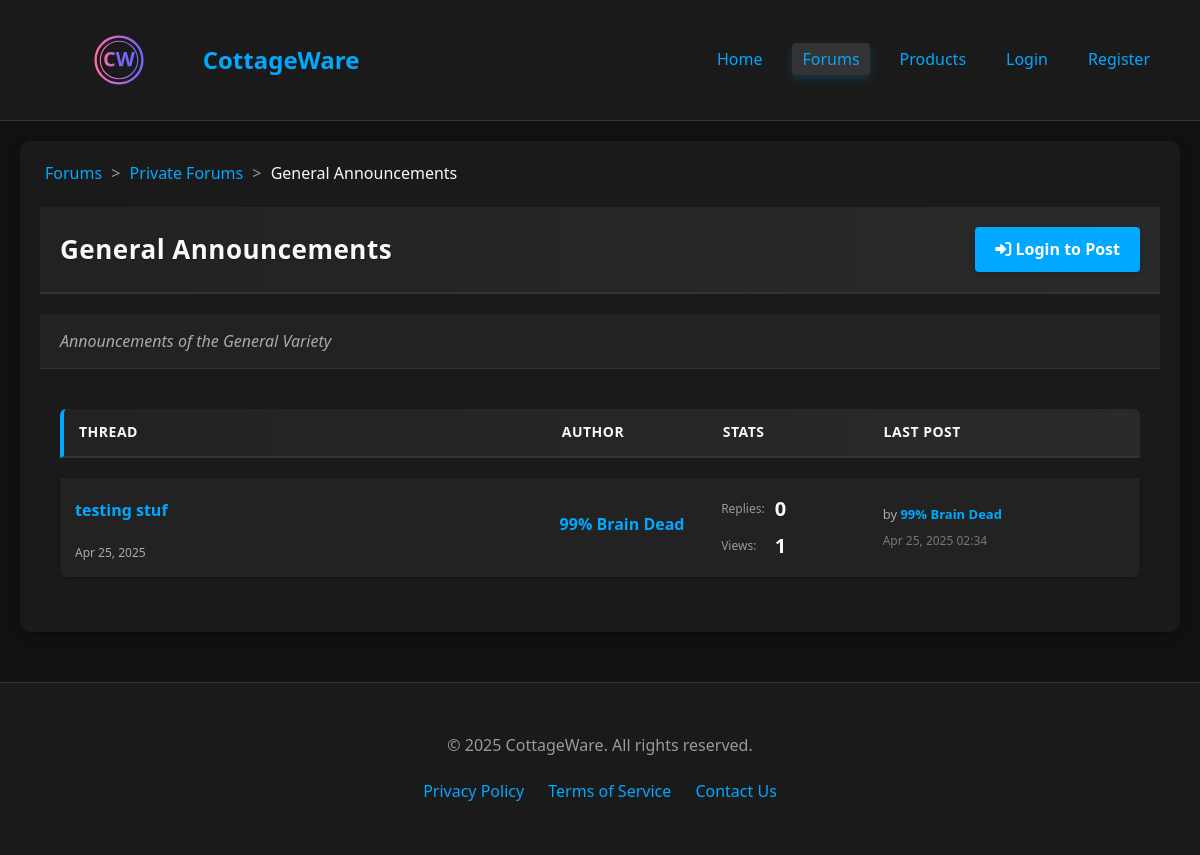
Screenshot of /forum/1 with the database file from the repository.
### models.py (models this page shows, shortened)
class Forum(Base):
    __tablename__ = "forums"
    ACCESS_PUBLIC = 0  # Everyone can access
    ACCESS_REGISTERED = 1  # Only registered users
    ACCESS_CUSTOMER = 2  # Only customers (tier 2+)
    ACCESS_MODERATOR = 3  # Only moderators (tier 3+)
    ACCESS_ADMIN = 4  # Only admins (tier 4+)
    ACCESS_OWNER = 5  # Only owner (tier 5)
    id = Column(Integer, primary_key=True, index=True)
    category_id = Column(Integer, ForeignKey("categories.id"))
    name = Column(String(100))
    description = Column(String(255))
    order = Column(Integer, default=0)
    is_public = Column(Boolean, default=True)
    access_level = Column(Integer, default=0)  # Default to public access
    category = relationship("Category", back_populates="forums")
    threads = relationship("Thread", back_populates="forum")

class Thread(Base):
    __tablename__ = "threads"
    id = Column(Integer, primary_key=True, index=True)
    forum_id = Column(Integer, ForeignKey("forums.id"))
    author_id = Column(Integer, ForeignKey("users.id"))
    title = Column(String(255))
    content = Column(Text)
    created_at = Column(DateTime, default=func.now())
    updated_at = Column(DateTime, default=func.now(), onupdate=func.now())
    is_sticky = Column(Boolean, default=False)
    is_locked = Column(Boolean, default=False)
    views = Column(Integer, default=0)
    forum = relationship("Forum", back_populates="threads")
    author = relationship("User", back_populates="threads")
    posts = relationship("Post", back_populates="thread")

class UserProfile(Base):
    __tablename__ = "user_profiles"
    TIER_UNREGISTERED = 0
    TIER_REGISTERED = 1
    TIER_CUSTOMER = 2
    TIER_MODERATOR = 3
    TIER_ADMIN = 4
    TIER_OWNER = 5
    id = Column(Integer, primary_key=True, index=True)
    user_id = Column(Integer, ForeignKey("users.id"), unique=True)
    display_name = Column(String(32), nullable=True)  # Display name (1-32 chars)
    bio = Column(Text, nullable=True)
    location = Column(String(100), nullable=True)
    website = Column(String(255), nullable=True)
    signature = Column(Text, nullable=True)
    account_tier = Column(Integer, default=1)  # Default to registered
    reputation = Column(Integer, default=0)
    discord = Column(String(100), nullable=True)
    user = relationship("User", back_populates="profile")

### main.py (the view)
@app.get("/forum/{forum_id}", response_class=HTMLResponse)
async def read_forum_detail(forum_id: int, request: Request, db: Session = Depends(get_db), current_user: User = Depends(get_optional_user)):
    forum = db.query(Forum).filter(Forum.id == forum_id).first()
    if not forum:
        raise HTTPException(status_code=404, detail="Forum not found")
    threads = db.query(Thread).filter(Thread.forum_id == forum_id).order_by(Thread.is_sticky.desc(), Thread.updated_at.desc()).all()
    return templates.TemplateResponse(
        "forum_detail.html",
        {
            "request": request,
            "current_user": current_user,
            "forum": forum,
            "threads": threads
        }
    )

### templates/forum_detail.html (shortened to what this page needs)
<!DOCTYPE html>
<html lang="en">
<head>
  <link rel="stylesheet" href="/static/style.css">
  <link rel="stylesheet" href="/static/css/forum-improvements.css">
  <link rel="stylesheet" href="https://cdnjs.cloudflare.com/ajax/libs/font-awesome/6.0.0-beta3/css/all.min.css">
</head>
<body>
  {% include 'includes/navbar.html' %}
  <main class="container">
    <section class="forum-detail">
      <div class="forum-breadcrumb">
        <a href="/forum">Forums</a> &gt;
        <a href="/forum/private">Private Forums</a> &gt;
        <span>{{ forum.name }}</span>
      </div>
      <div class="forum-header">
        <h2 class="forum-title">{{ forum.name }}</h2>
        {% if current_user %}
          <a href="/forum/{{ forum.id }}/new-thread" class="btn">
            <i class="fas fa-plus"></i> New Thread
          </a>
        {% else %}
          <a href="/login?next=/forum/{{ forum.id }}/new-thread" class="btn">
            <i class="fas fa-sign-in-alt"></i> Login to Post
          </a>
        {% endif %}
      </div>
      <div class="forum-description">
        <p>{{ forum.description }}</p>
      </div>
      <div class="threads-list">
        {% if threads %}
          <div class="thread-header">
            <div class="thread-title-col">Thread</div>
            <div class="thread-author-col">Author</div>
            <div class="thread-stats-col">Stats</div>
            <div class="thread-last-post-col">Last Post</div>
          </div>
          {% for thread in threads %}
            <div class="thread-item {% if thread.is_sticky %}sticky{% endif %} {% if thread.is_locked %}locked{% endif %}">
              <div class="thread-title-col">
                <a href="/thread/{{ thread.id }}" class="thread-title">{{ thread.title }}</a>
                <div class="thread-created">
                  {{ thread.created_at.strftime('%b %d, %Y') }}
                </div>
              </div>
              <div class="thread-author-col">
                <div class="thread-author">
                  <span class="author-name"><a href="/users/{{ thread.author.username }}.{{ thread.author.id }}" class="user-profile-link">{{ thread.author.profile.display_name or thread.author.username }}</a></span>
                </div>
              </div>
              <div class="thread-stats-col">
                <div class="thread-stats">
                  <div class="thread-replies">
                    <span class="stat-label">Replies:</span>
                    <span class="stat-value">{{ thread.posts|length - 1 if thread.posts|length > 0 else 0 }}</span>
                  </div>
                  <div class="thread-views">
                    <span class="stat-label">Views:</span>
                    <span class="stat-value">{{ thread.views }}</span>
                  </div>
                </div>
              </div>
              <div class="thread-last-post-col">
                {% if thread.posts|length > 0 %}
                  {% set last_post = thread.posts|sort(attribute='created_at')|last %}
                  <div class="thread-last-post">
                    <div class="last-post-author">
                      by <a href="/users/{{ last_post.author.username }}.{{ last_post.author.id }}" class="user-profile-link">{{ last_post.author.profile.display_name or last_post.author.username }}</a>
                    </div>
                    <div class="last-post-time">
                      {{ last_post.created_at.strftime('%b %d, %Y %H:%M') }}
                    </div>
                  </div>
                {% else %}
                  <div class="thread-last-post">
                    <div class="last-post-author">
                      by <a href="/users/{{ thread.author.username }}.{{ thread.author.id }}" class="user-profile-link">{{ thread.author.profile.display_name or thread.author.username }}</a>
                    </div>
                    <div class="last-post-time">
                      {{ thread.created_at.strftime('%b %d, %Y %H:%M') }}
                    </div>
                  </div>
                {% endif %}
              </div>
            </div>
          {% endfor %}
        {% endif %}
      </div>
    </section>
  </main>
  {% include 'includes/footer.html' %}
</body>
</html>

### templates/includes/navbar.html
<header>
  <div class="container">
    <div class="header-content">
      <div class="logo">
        <img src="/static/site-immagery/logo-transparent.svg" alt="CottageWare Logo">
        <h1 class="logo-text">CottageWare</h1>
      </div>
      <nav>
        <ul>
          <li><a href="/" {% if request.url.path == '/' %}class="active"{% endif %}>Home</a></li>
          <li><a href="/forum" {% if '/forum' in request.url.path %}class="active"{% endif %}>Forums</a></li>
          <li><a href="/products" {% if '/products' in request.url.path %}class="active"{% endif %}>Products</a></li>
          {% if current_user %}
            <li><a href="/profile" {% if '/profile' in request.url.path %}class="active"{% endif %}>
              {% if current_user.profile and current_user.profile.display_name %}{{ current_user.profile.display_name }}{% elif current_user.username %}{{ current_user.username }}{% else %}Profile{% endif %}
            </a></li>
            {% if current_user.profile and current_user.profile.account_tier >= 4 %}
            <li><a href="/admin" {% if '/admin' in request.url.path %}class="active"{% endif %}>
              <i class="fas fa-shield-alt"></i> Admin
            </a></li>
            {% endif %}
            <li><a href="/logout">Log out</a></li>
          {% else %}
            <li><a href="/login" {% if '/login' in request.url.path %}class="active"{% endif %}>Login</a></li>
            <li><a href="/register" {% if '/register' in request.url.path %}class="active"{% endif %}>Register</a></li>
          {% endif %}
        </ul>
      </nav>
    </div>
  </div>
</header>

### templates/includes/footer.html (shortened to what this page needs)
<footer>
  <div class="container">
    <p>&copy; <span id="year"></span> CottageWare. All rights reserved.</p>
    <div class="footer-links">
      <a href="/privacy-policy">Privacy Policy</a>
      <a href="/terms-of-service">Terms of Service</a>
      <a href="/contact-us">Contact Us</a>
    </div>
  </div>
</footer>

### static/style.css (style rules this page uses)
* { margin: 0; padding: 0; box-sizing: border-box; font-family: 'Segoe UI', Tahoma, Geneva, Verdana, sans-serif; transition: all 0.3s ease; }
body { background-color: #121212; color: #f8f9fa; line-height: 1.6; }
.container { max-width: 1200px; margin: 0 auto; padding: 20px; }
header { background-color: #1a1a1a; padding: 15px 0; border-bottom: 1px solid #333; }
.header-content { display: flex; justify-content: space-between; align-items: center; padding: 0 20px; }
.logo { display: flex; align-items: center; }
.logo img { height: 50px; margin-right: 5px; }
.logo-text { font-size: 24px; color: #00a8ff; margin: 0; }
nav ul { list-style: none; display: flex; gap: 20px; }
nav a { color: #f8f9fa; text-decoration: none; font-weight: 500; padding: 5px 10px; border-radius: 4px; transition: all 0.3s cubic-bezier(0.25, 0.8, 0.25, 1); }
nav a:hover, nav a.active { background-color: #333; color: #00a8ff; transform: translateY(-2px); box-shadow: 0 4px 8px rgba(0, 168, 255, 0.2); }
a:not(.btn):not([class*="button"]) { color: #00a8ff; text-decoration: none; transition: color 0.2s ease; }
main { padding: 30px 0; }
.stat-value { font-size: 20px; font-weight: bold; color: #00a8ff; }
.stat-label { font-size: 12px; color: #999; }
.btn { padding: 10px 20px; border-radius: 4px; font-size: 16px; font-weight: 500; cursor: pointer; transition: all 0.3s ease; border: none; }
.forum-header { display: flex; justify-content: space-between; align-items: center; margin-bottom: 20px; padding-bottom: 15px; border-bottom: 1px solid #333; }
.forum-title { font-size: 24px; color: #f8f9fa; }
.btn { display: inline-block; padding: 10px 20px; background-color: #00a8ff; color: #fff; text-decoration: none; border-radius: 4px; font-weight: 600; transition: all 0.3s cubic-bezier(0.25, 0.8, 0.25, 1); box-shadow: 0 2px 5px rgba(0, 0, 0, 0.2); }
footer { background-color: #1a1a1a; padding: 30px 0; text-align: center; border-top: 1px solid #333; }
footer p { color: #999; }
.footer-links { margin-top: 20px; }
.footer-links a { color: #f8f9fa; margin: 0 10px; text-decoration: none; transition: color 0.3s; }
.forum-detail { background-color: #1a1a1a; border-radius: 8px; padding: 20px; margin-bottom: 30px; }
.forum-breadcrumb { margin-bottom: 20px; color: #999; }
.forum-breadcrumb a { color: #00a8ff; text-decoration: none; margin: 0 5px; }
.forum-breadcrumb span { color: #f8f9fa; margin-left: 5px; }
.forum-description { margin-bottom: 20px; color: #ccc; padding-bottom: 15px; border-bottom: 1px solid #333; }
.threads-list { margin-top: 20px; }
.thread-header { display: grid; grid-template-columns: 3fr 1fr 1fr 1.5fr; padding: 10px 15px; background-color: #2a2a2a; border-radius: 4px 4px 0 0; font-weight: 600; color: #f8f9fa; }
.thread-item { display: grid; grid-template-columns: 3fr 1fr 1fr 1.5fr; padding: 15px; border-bottom: 1px solid #333; align-items: center; transition: all 0.3s cubic-bezier(0.25, 0.8, 0.25, 1); box-shadow: 0 1px 3px rgba(0, 0, 0, 0.12), 0 1px 2px rgba(0, 0, 0, 0.24); }
.thread-title { color: #f8f9fa; text-decoration: none; font-weight: 500; display: block; margin-bottom: 5px; }
.thread-created { font-size: 12px; color: #999; }
.thread-author { font-size: 14px; color: #00a8ff; }
.thread-stats { display: flex; flex-direction: column; gap: 5px; font-size: 13px; color: #ccc; }
.stat-label { color: #999; margin-right: 5px; }
.thread-last-post { font-size: 13px; }
.last-post-author { color: #00a8ff; margin-bottom: 3px; }
.last-post-time { color: #999; }
.thread-header { margin-bottom: 20px; padding-bottom: 15px; border-bottom: 1px solid #333; }
.thread-title { font-size: 24px; color: #f8f9fa; margin-bottom: 10px; display: flex; align-items: center; }
.author-name { font-size: 16px; font-weight: 600; color: #f8f9fa; margin-bottom: 5px; }
.stat-value { font-size: 20px; font-weight: 600; color: #00a8ff; }
.post-item, .thread-item { background-color: #222; border-radius: 4px; padding: 15px; margin-bottom: 15px; transition: all 0.3s cubic-bezier(0.25, 0.8, 0.25, 1); }
.post-thread, .thread-title { color: #00a8ff; text-decoration: none; font-weight: 500; }
.thread-item { display: flex; justify-content: space-between; align-items: center; }
.thread-stats { display: flex; gap: 15px; }
.user-profile-link { color: #a3d4ff; text-decoration: none; transition: color 0.2s ease; }

### rows the page displays
Forum: name "General Announcements", description "Announcements of the General Variety"
Thread: title "testing stuf", created_at "Apr 25, 2025", author.profile "99% Brain Dead", posts|length "0", views "1", created_at "Apr 25, 2025 02:34"
